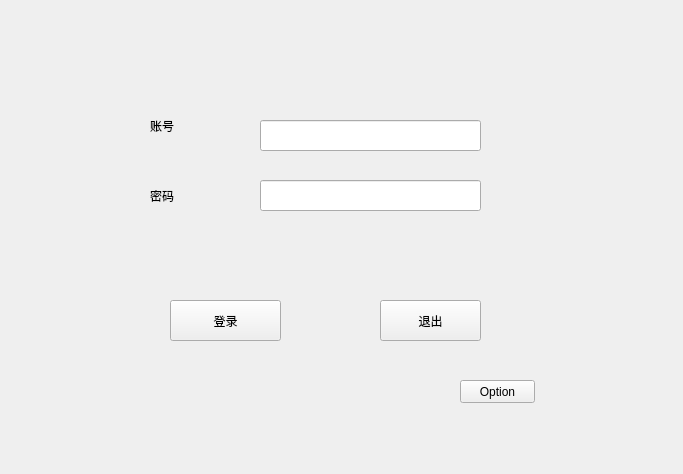
<?xml version="1.0" encoding="UTF-8"?>
<ui version="4.0">
 <class>login</class>
 <widget class="QWidget" name="login">
  <property name="geometry">
   <rect>
    <x>0</x>
    <y>0</y>
    <width>683</width>
    <height>474</height>
   </rect>
  </property>
  <property name="windowTitle">
   <string>Form</string>
  </property>
  <widget class="QLabel" name="label_login1">
   <property name="geometry">
    <rect>
     <x>150</x>
     <y>120</y>
     <width>54</width>
     <height>12</height>
    </rect>
   </property>
   <property name="text">
    <string>账号</string>
   </property>
  </widget>
  <widget class="QLabel" name="label_login2">
   <property name="geometry">
    <rect>
     <x>150</x>
     <y>190</y>
     <width>54</width>
     <height>12</height>
    </rect>
   </property>
   <property name="text">
    <string>密码</string>
   </property>
  </widget>
  <widget class="QPushButton" name="btn_login">
   <property name="geometry">
    <rect>
     <x>170</x>
     <y>300</y>
     <width>111</width>
     <height>41</height>
    </rect>
   </property>
   <property name="text">
    <string>登录</string>
   </property>
  </widget>
  <widget class="QPushButton" name="btn_exit">
   <property name="geometry">
    <rect>
     <x>380</x>
     <y>300</y>
     <width>101</width>
     <height>41</height>
    </rect>
   </property>
   <property name="text">
    <string>退出</string>
   </property>
  </widget>
  <widget class="QLineEdit" name="lineEditAcc">
   <property name="geometry">
    <rect>
     <x>260</x>
     <y>120</y>
     <width>221</width>
     <height>31</height>
    </rect>
   </property>
  </widget>
  <widget class="QLineEdit" name="lineEditPswd">
   <property name="geometry">
    <rect>
     <x>260</x>
     <y>180</y>
     <width>221</width>
     <height>31</height>
    </rect>
   </property>
  </widget>
  <widget class="QPushButton" name="btn_option">
   <property name="geometry">
    <rect>
     <x>460</x>
     <y>380</y>
     <width>75</width>
     <height>23</height>
    </rect>
   </property>
   <property name="text">
    <string>Option</string>
   </property>
  </widget>
 </widget>
 <resources/>
 <connections/>
</ui>
